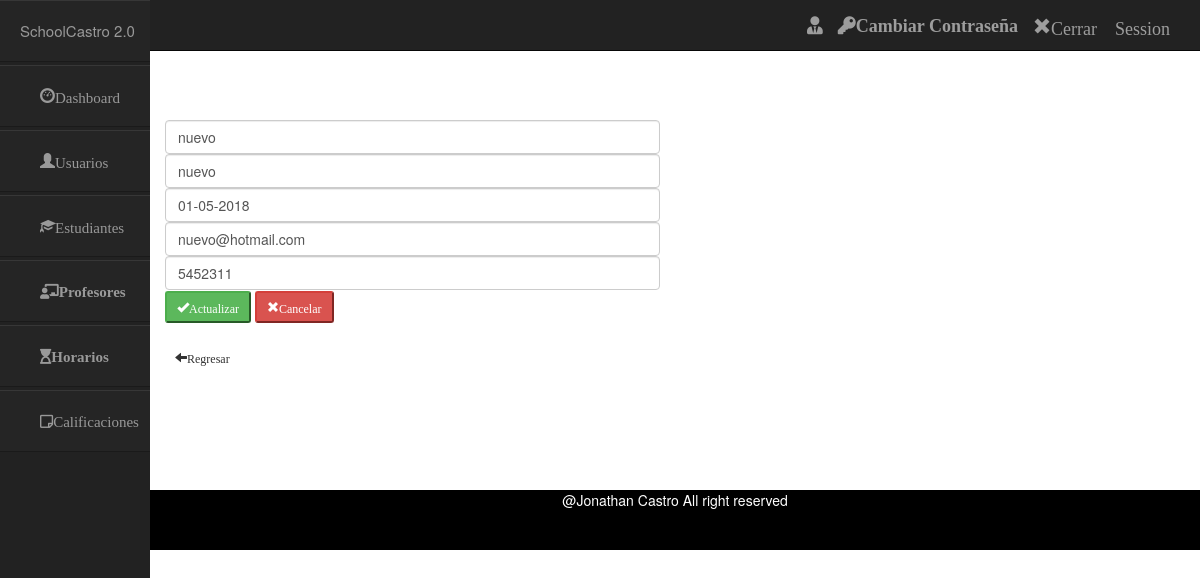
Before: /usuarios_controller/editar/6 with the older database file.
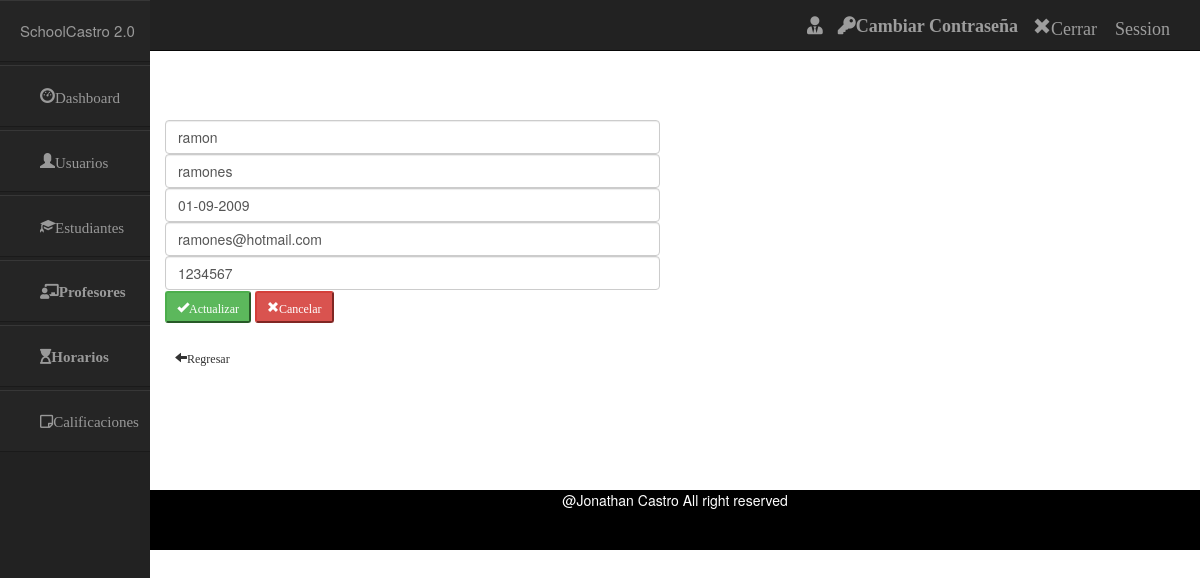
After: the same page with the newer database file.
### tables this page shows
CREATE TABLE `usuarios` (
  `id` int(50) NOT NULL,
  `nombre` varchar(50) NOT NULL,
  `apellido` varchar(50) NOT NULL,
  `nacimiento` varchar(50) NOT NULL,
  `email` varchar(50) NOT NULL,
  `telefono` bigint(50) NOT NULL,
  `usuario` varchar(50) NOT NULL,
  `contrasena` varchar(50) NOT NULL
);

### application/controllers/Usuarios_controller.php (called while the page is built, shortened)
<?php
class Usuarios_controller extends CI_Controller {
        public function editar($id) {
            $data['usuario'] = $this->session->userdata('usuario');
            $data['datos'] = $this->usuarios_model->usuariosPorId($id);
                $this->load->view('include/header');
                $this->load->view('include/navbar',$data);
                $this->load->view('include/sidebar');
                $this->load->view('admin/editar_usuarios',$data);
                $this->load->view('include/footer');
    }
}

### index.php (called while the page is built, shortened)
<?php
require_once BASEPATH.'core/CodeIgniter.php';

### application/models/Usuarios_model.php (called while the page is built, shortened)
<?php
class Usuarios_model extends CI_Model {
	public function usuariosPorId($id)
	{
		$sql = "SELECT id,nombre,apellido,nacimiento,email,telefono from usuarios where id= $id";
		$query = $this->db->query($sql);
		return $query->row();
	}
}

### application/views/admin/editar_usuarios.php (the view)
<br>
<br>
<br>
<br>
<br>
<br>
	<div class="row col-md-6" >
		<form action="" method="post">
			<input type="text" class="form-control" name="nombre" value="<?php echo $datos->nombre?>">
			<input type="text" class="form-control"  name="apellido" value="<?php echo $datos->apellido?>">
			<input type="text" class="form-control" id="datepicker" name="nacimiento" value="<?php echo $datos->nacimiento?>" >
			<input type="text" class="form-control" name="email" value="<?php echo $datos->email?>">
			<input type="text" class="form-control" name="telefono" value="<?php echo $datos->telefono?>">
			<button type="submit" name="submit" value="submit" class="btn-success btn-sm glyphicon glyphicon-ok">Actualizar</button>
			<button type="reset" class="btn-danger btn-sm glyphicon glyphicon-remove">Cancelar</button>
			<br>
			<br>
			<a href="<?php echo base_url();?>usuarios_controller"><span class="btn-default btn-sm glyphicon glyphicon-arrow-left">Regresar</span></a>
		</form>
<br>
<br>
<br>
<br>
<br>
<br>
	</div>

Changed rows visible on the page:
changed usuarios: nombre "nuevo" → "ramon"; apellido "nuevo" → "ramones"; nacimiento "01-05-2018" → "01-09-2009"; email "nuevo@hotmail.com" → "ramones@hotmail.com"; telefono "5452311" → "1234567"
